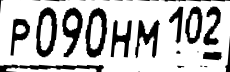
#> input picture ROI_PICTURE/1.png, 230 x 72 px, found by its file name; its folder holds only this picture in this run
$ python Segmentation.py   (older library calls are emulated)
#> lines starting #> are read from the running program, lines starting #| are printed output that depends on the picture; after the words box and inside, x2 and y2 are one past the last pixel; in counts of white or black regions, pixels touching at a corner belong together
### Detect_lines.py
import cv2
import math
import numpy as np
import os
import Segmentation as seg
from skimage.transform import hough_line, hough_line_peaks
# import Cascade_Haar as C
from matplotlib import pyplot as plt

def save_picture(OUT, img, i):
    cv2.imwrite(OUT + '\{0}'.format(i), img)

def roi_area(img,p1,p2):
    #roi_color = img[y:y + h, x:x + w]
    roi_color = img[p2[1]:p1[1], p1[0]:p2[0]]
    return roi_color

# [89 lines left out: functions open_picture, save_rorates, detect_lines, rotate, find_license, not called in this run]


    # compute the bounding box of the of the paper region and return it
"""
if __name__ == '__main__':
    path_OUT = r'D:\Git_project\VKR\RORATE_CAR'
    path_in = r'D:\Git_project\VKR\THRESHOLD'
    path = r'D:\Git_project\VKR\RORATE_CAR'
    list_dir = os.listdir(path)
    for i in list_dir:
    #save_rorates(list_dir,path_in,path_OUT)
        ang,img = detect_lines(r'{0}\{1}'.format(path,i))
        open_picture(img)
        print(ang)
"""

# [9 lines that do not run on import are left out]
        #print(i)
        #print(a)

### Segmentation.py
import cv2
import math
import numpy as np
import os
import Detect_lines as dec
import Copy_delete as C


# [136 lines left out: functions max_min, crop_the_segments, seg_in_seg, inPolygon, take_character, Squre and 3 more, not called in this run]

if __name__ == '__main__':
    path = r'D:\Git_project\VKR\ROI_PICTURE'
    path_out = r'D:\Git_project\VKR\BAD_ROI'

    # os.listdir(path) ["1.png"]
    list_dir = os.listdir(path)
    # list_dir.sort()
    # print(list_dir)
    for i in list_dir:
        im = find_license("{0}\{1}".format(path, i),i)
#> in find_license, im is the input picture: shape (72, 230, 3); min 0, max 255, mean 192.1
#> in find_license, `ret, thresh = cv2.threshold(gray_img , 127, 255, 0)`:
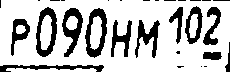
#> thresh: shape (72, 230); 75.6% white; 29 black regions (17 under 20 px)
#> in find_license, `im2, contours, hierarchy = cv2.findContours(thresh, cv2.RETR_LIST, cv2..`: contours = 21 contours, 4 with area under 20; largest, box (x1, y1, x2, y2) and area: (0, 0, 230, 72) 15429, (84, 7, 108, 59) 878, (35, 6, 58, 58) 876, (61, 7, 84, 58) 662, (184, 5, 204, 45) 520
#> in find_license, `contours = sorted(contours, key=cv2.contourArea, reverse=True)[:20]`: contours = 20 contours, 3 with area under 20; largest, box (x1, y1, x2, y2) and area: (0, 0, 230, 72) 15429, (84, 7, 108, 59) 878, (35, 6, 58, 58) 876, (61, 7, 84, 58) 662, (184, 5, 204, 45) 520
#> the loop in find_license, `for c in contours:` made 20 passes
#> after the loop in find_license, `for c in contours:`: a = [((84, 58), (107, 7)), ((35, 57), (57, 6)), ((61, 57), (83, 7)), ((184, 44), (203, 5)), ((135, 58), (160, 19)), ((110, 57), (132, 19)), ((12, 56), (30, 18)), ((202, 45), (221, 6)), ((41, 49), (51, 15)), ((90, 49), (101, 16)), ((168, 44), (182, 6))]
#> the loop in delete_crosses, `for i in range(len(arr)):` made 11 passes
#> the loop in find_license, `for point1, point2 in ter:` made 9 passes
#> pass 1, in crop_the_segments, `res = cv2.resize(roi_im, (w, h), interpolation=cv2.INTER_CUBIC)`:
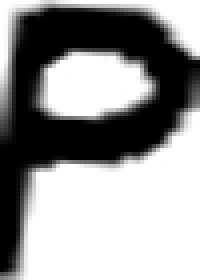
#> res: shape (70, 50, 3) (shown 4 times larger); min 0, max 255, mean 150.9
#> pass 2, in roi_area (call 2), `roi_color = img[p2[1]:p1[1], p1[0]:p2[0]]`:
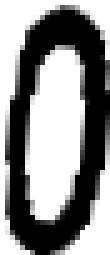
#> roi_color: shape (51, 22, 3) (shown 5 times larger); min 0, max 255, mean 141.2
#> pass 2, in crop_the_segments (call 2), `res = cv2.resize(roi_im, (w, h), interpolation=cv2.INTER_CUBIC)`:
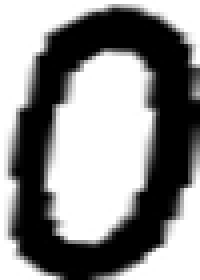
#> res: shape (70, 50, 3) (shown 4 times larger); min 0, max 255, mean 141.3
#> pass 3, in roi_area (call 3), `roi_color = img[p2[1]:p1[1], p1[0]:p2[0]]`:
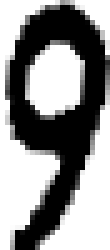
#> roi_color: shape (50, 22, 3) (shown 5 times larger); min 0, max 255, mean 145.2

$ run again, on ROI_PICTURE/201.png
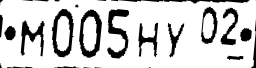
#> input picture ROI_PICTURE/201.png, 256 x 68 px, found by its file name
#> in find_license, im is the input picture: shape (68, 256, 3); min 0, max 255, mean 207
#> in find_license, `ret, thresh = cv2.threshold(gray_img , 127, 255, 0)`:
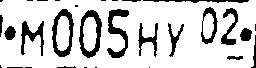
#> thresh: shape (68, 256); 81.4% white; 30 black regions (14 under 20 px)
#> contours = 15 contours, 1 with area under 20; largest, box (x1, y1, x2, y2) and area: (0, 0, 256, 68) 16676, (78, 9, 103, 59) 904, (51, 8, 75, 58) 873, (106, 8, 130, 59) 534, (20, 20, 45, 57) 398
#> the loop in find_license, `for c in contours:` made 15 passes
#> after the loop in find_license, `for c in contours:`: a = [((79, 58), (102, 9)), ((51, 57), (74, 8)), ((106, 58), (128, 9)), ((20, 56), (44, 20)), ((83, 51), (96, 17)), ((56, 50), (69, 16)), ((220, 45), (238, 7)), ((138, 57), (158, 22)), ((200, 44), (217, 6)), ((167, 57), (183, 23))]
#> the loop in delete_crosses, `for i in range(len(arr)):` made 10 passes
#> the loop in find_license, `for point1, point2 in ter:` made 8 passes
#> pass 2, in crop_the_segments (call 2), `res = cv2.resize(roi_im, (w, h), interpolation=cv2.INTER_CUBIC)`:
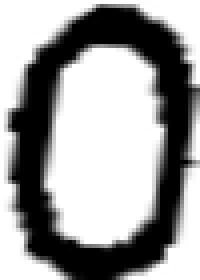
#> res: shape (70, 50, 3) (shown 4 times larger); min 0, max 255, mean 157.8

$ run again, on ROI_PICTURE/205.png
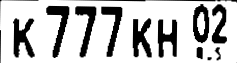
#> input picture ROI_PICTURE/205.png, 237 x 63 px, found by its file name
#> in find_license, im is the input picture: shape (63, 237, 3); min 0, max 255, mean 193.3
#> in find_license, `ret, thresh = cv2.threshold(gray_img , 127, 255, 0)`:
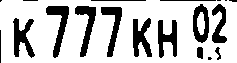
#> thresh: shape (63, 237); 75.9% white; 19 black regions (6 under 20 px)
#> contours = 13 contours, 1 with area under 20; largest, box (x1, y1, x2, y2) and area: (0, 0, 237, 63) 14454, (192, 3, 210, 44) 554, (45, 5, 70, 59) 532, (12, 17, 36, 59) 519, (132, 17, 153, 58) 514
#> the loop in find_license, `for c in contours:` made 13 passes
#> after the loop in find_license, `for c in contours:`: a = [((192, 43), (209, 3)), ((45, 58), (67, 5)), ((13, 58), (35, 17)), ((132, 57), (152, 17)), ((74, 57), (95, 6)), ((158, 57), (177, 19)), ((101, 57), (122, 6)), ((211, 43), (227, 3))]
#> the loop in delete_crosses, `for i in range(len(arr)):` made 8 passes
#> after the loop in delete_crosses, `for i in range(len(arr)):`: banned = []; result = [((13, 58), (35, 17)), ((45, 58), (67, 5)), ((74, 57), (95, 6)), ((101, 57), (122, 6)), ((132, 57), (152, 17)), ((158, 57), (177, 19)), ((192, 43), (209, 3)), ((211, 43), (227, 3))]
#> ter has the same summary as result in delete_crosses
#> the loop in find_license, `for point1, point2 in ter:` made 8 passes
#> pass 2, in crop_the_segments (call 2), `res = cv2.resize(roi_im, (w, h), interpolation=cv2.INTER_CUBIC)`:
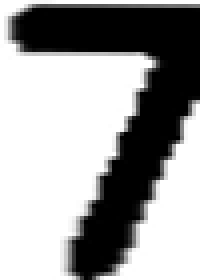
#> res: shape (70, 50, 3) (shown 4 times larger); min 0, max 255, mean 159
#> after the loop in find_license, `for point1, point2 in ter:`: oh = 8

$ run again, on ROI_PICTURE/214.png
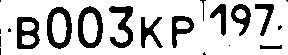
#> input picture ROI_PICTURE/214.png, 288 x 55 px, found by its file name
#> in find_license, im is the input picture: shape (55, 288, 3); 78.3% white; 20 black regions (9 under 20 px), largest, box (x1, y1, x2, y2) and area: (47, 7, 72, 49) 502, (78, 6, 103, 48) 499, (109, 6, 133, 48) 465
#> gray_img: shape (55, 288); 78.3% white; 20 black regions (9 under 20 px)
#> contours = 20 contours, 2 with area under 20; largest, box (x1, y1, x2, y2) and area: (0, 0, 288, 55) 15418, (77, 5, 104, 49) 914, (46, 6, 73, 50) 912, (16, 16, 41, 50) 710, (108, 5, 134, 49) 542
#> the loop in find_license, `for c in contours:` made 20 passes
#> after the loop in find_license, `for c in contours:`: a = [((77, 48), (103, 5)), ((46, 49), (72, 6)), ((16, 49), (40, 16)), ((109, 48), (133, 5)), ((171, 48), (194, 16)), ((230, 36), (251, 3)), ((141, 48), (162, 16)), ((83, 42), (97, 13)), ((52, 42), (66, 13)), ((254, 36), (274, 3)), ((209, 36), (226, 3))]
#> the loop in delete_crosses, `for i in range(len(arr)):` made 11 passes
#> the loop in find_license, `for point1, point2 in ter:` made 9 passes
#> pass 1, in crop_the_segments, `res = cv2.resize(roi_im, (w, h), interpolation=cv2.INTER_CUBIC)`:
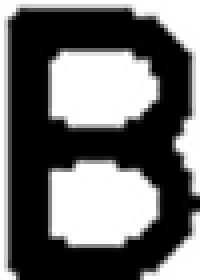
#> res: shape (70, 50, 3) (shown 4 times larger); min 0, max 255, mean 109.9
#> pass 2, in crop_the_segments (call 2), `res = cv2.resize(roi_im, (w, h), interpolation=cv2.INTER_CUBIC)`:
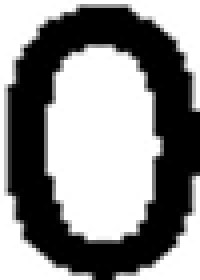
#> res: shape (70, 50, 3) (shown 4 times larger); min 0, max 255, mean 140.4
